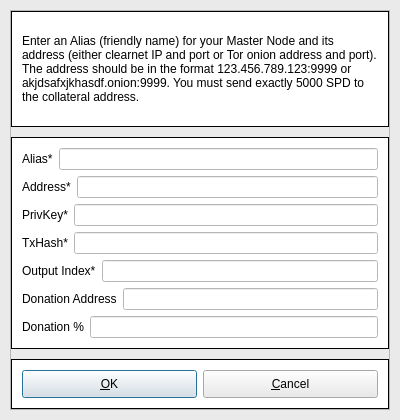
<?xml version="1.0" encoding="UTF-8"?>
<ui version="4.0">
 <class>AddEditAdrenalineNode</class>
 <widget class="QDialog" name="AddEditAdrenalineNode">
  <property name="geometry">
   <rect>
    <x>0</x>
    <y>0</y>
    <width>400</width>
    <height>420</height>
   </rect>
  </property>
  <property name="windowTitle">
   <string>Add/Edit Virtual Node</string>
  </property>
  <property name="styleSheet">
   <string notr="true">background-color: #eaeaea</string>
  </property>
  <property name="modal">
   <bool>true</bool>
  </property>
  <layout class="QVBoxLayout" name="verticalLayout">
   <property name="leftMargin">
    <number>10</number>
   </property>
   <property name="topMargin">
    <number>10</number>
   </property>
   <property name="rightMargin">
    <number>10</number>
   </property>
   <property name="bottomMargin">
    <number>10</number>
   </property>
   <item>
    <widget class="QFrame" name="frame">
     <property name="minimumSize">
      <size>
       <width>0</width>
       <height>100</height>
      </size>
     </property>
     <property name="frameShape">
      <enum>QFrame::StyledPanel</enum>
     </property>
     <property name="frameShadow">
      <enum>QFrame::Raised</enum>
     </property>
     <layout class="QVBoxLayout" name="verticalLayout_3">
      <property name="leftMargin">
       <number>0</number>
      </property>
      <property name="topMargin">
       <number>0</number>
      </property>
      <property name="rightMargin">
       <number>0</number>
      </property>
      <property name="bottomMargin">
       <number>0</number>
      </property>
      <item>
       <layout class="QVBoxLayout" name="verticalLayout_2">
        <property name="spacing">
         <number>10</number>
        </property>
        <item>
         <widget class="QFrame" name="frame_2">
          <property name="styleSheet">
           <string notr="true">#frame_2 {
    background-color: #fff;
    border: 1px solid black;
}</string>
          </property>
          <property name="frameShape">
           <enum>QFrame::StyledPanel</enum>
          </property>
          <property name="frameShadow">
           <enum>QFrame::Raised</enum>
          </property>
          <layout class="QHBoxLayout" name="horizontalLayout_10">
           <property name="leftMargin">
            <number>10</number>
           </property>
           <item>
            <widget class="QLabel" name="label_9">
             <property name="sizePolicy">
              <sizepolicy hsizetype="Preferred" vsizetype="Preferred">
               <horstretch>0</horstretch>
               <verstretch>0</verstretch>
              </sizepolicy>
             </property>
             <property name="styleSheet">
              <string notr="true">background-color: #fff</string>
             </property>
             <property name="text">
              <string>&lt;html&gt;&lt;head/&gt;&lt;body&gt;&lt;p&gt;Enter an Alias (friendly name) for your Master Node and its address (either clearnet IP and port or Tor onion address and port). The address should be in the format 123.456.789.123:9999 or akjdsafxjkhasdf.onion:9999. You must send exactly 5000 SPD to the collateral address.&lt;/p&gt;&lt;/body&gt;&lt;/html&gt;</string>
             </property>
             <property name="wordWrap">
              <bool>true</bool>
             </property>
            </widget>
           </item>
          </layout>
         </widget>
        </item>
        <item>
         <widget class="QFrame" name="frame_3">
          <property name="styleSheet">
           <string notr="true">#frame_3 {
    background-color: #fff;
    border: 1px solid black;
}</string>
          </property>
          <property name="frameShape">
           <enum>QFrame::StyledPanel</enum>
          </property>
          <property name="frameShadow">
           <enum>QFrame::Raised</enum>
          </property>
          <layout class="QVBoxLayout" name="verticalLayout_4">
           <property name="leftMargin">
            <number>10</number>
           </property>
           <property name="topMargin">
            <number>10</number>
           </property>
           <property name="rightMargin">
            <number>10</number>
           </property>
           <property name="bottomMargin">
            <number>10</number>
           </property>
           <item>
            <layout class="QHBoxLayout" name="horizontalLayout_4">
             <property name="bottomMargin">
              <number>0</number>
             </property>
             <item>
              <widget class="QLabel" name="label_4">
               <property name="styleSheet">
                <string notr="true">background-color: #fff</string>
               </property>
               <property name="text">
                <string>Alias*</string>
               </property>
              </widget>
             </item>
             <item>
              <widget class="QLineEdit" name="aliasLineEdit">
               <property name="styleSheet">
                <string notr="true">background-color: #fff</string>
               </property>
              </widget>
             </item>
            </layout>
           </item>
           <item>
            <layout class="QHBoxLayout" name="horizontalLayout_5">
             <property name="bottomMargin">
              <number>0</number>
             </property>
             <item>
              <widget class="QLabel" name="label_6">
               <property name="styleSheet">
                <string notr="true">background-color: #fff</string>
               </property>
               <property name="text">
                <string>Address*</string>
               </property>
              </widget>
             </item>
             <item>
              <widget class="QLineEdit" name="addressLineEdit">
               <property name="styleSheet">
                <string notr="true">background-color: #fff</string>
               </property>
              </widget>
             </item>
            </layout>
           </item>
           <item>
            <layout class="QHBoxLayout" name="horizontalLayout_3">
             <property name="bottomMargin">
              <number>0</number>
             </property>
             <item>
              <widget class="QLabel" name="label_5">
               <property name="styleSheet">
                <string notr="true">background-color: #fff</string>
               </property>
               <property name="text">
                <string>PrivKey*</string>
               </property>
              </widget>
             </item>
             <item>
              <widget class="QLineEdit" name="privkeyLineEdit">
               <property name="styleSheet">
                <string notr="true">background-color: #fff</string>
               </property>
              </widget>
             </item>
            </layout>
           </item>
           <item>
            <layout class="QHBoxLayout" name="horizontalLayout_2">
             <property name="bottomMargin">
              <number>0</number>
             </property>
             <item>
              <widget class="QLabel" name="label_2">
               <property name="styleSheet">
                <string notr="true">background-color: #fff</string>
               </property>
               <property name="text">
                <string>TxHash*</string>
               </property>
              </widget>
             </item>
             <item>
              <widget class="QLineEdit" name="txhashLineEdit">
               <property name="styleSheet">
                <string notr="true">background-color: #fff</string>
               </property>
              </widget>
             </item>
            </layout>
           </item>
           <item>
            <layout class="QHBoxLayout" name="horizontalLayout_8">
             <property name="bottomMargin">
              <number>0</number>
             </property>
             <item>
              <widget class="QLabel" name="label_8">
               <property name="styleSheet">
                <string notr="true">background-color: #fff</string>
               </property>
               <property name="text">
                <string>Output Index*</string>
               </property>
              </widget>
             </item>
             <item>
              <widget class="QLineEdit" name="outputindexLineEdit">
               <property name="styleSheet">
                <string notr="true">background-color: #fff</string>
               </property>
              </widget>
             </item>
            </layout>
           </item>
           <item>
            <layout class="QHBoxLayout" name="horizontalLayout_6">
             <property name="bottomMargin">
              <number>0</number>
             </property>
             <item>
              <widget class="QLabel" name="label_3">
               <property name="styleSheet">
                <string notr="true">background-color: #fff</string>
               </property>
               <property name="text">
                <string>Donation Address</string>
               </property>
              </widget>
             </item>
             <item>
              <widget class="QLineEdit" name="donationaddressLineEdit">
               <property name="styleSheet">
                <string notr="true">background-color: #fff</string>
               </property>
              </widget>
             </item>
            </layout>
           </item>
           <item>
            <layout class="QHBoxLayout" name="horizontalLayout_7">
             <property name="bottomMargin">
              <number>0</number>
             </property>
             <item>
              <widget class="QLabel" name="label_7">
               <property name="styleSheet">
                <string notr="true">background-color: #fff</string>
               </property>
               <property name="text">
                <string>Donation %</string>
               </property>
              </widget>
             </item>
             <item>
              <widget class="QLineEdit" name="donationpercentageLineEdit">
               <property name="styleSheet">
                <string notr="true">background-color: #fff</string>
               </property>
              </widget>
             </item>
            </layout>
           </item>
          </layout>
         </widget>
        </item>
        <item>
         <widget class="QFrame" name="frame_4">
          <property name="maximumSize">
           <size>
            <width>16777215</width>
            <height>50</height>
           </size>
          </property>
          <property name="styleSheet">
           <string notr="true">#frame_4 {
    background-color: #fff;
    border: 1px solid black;
}</string>
          </property>
          <property name="frameShape">
           <enum>QFrame::StyledPanel</enum>
          </property>
          <property name="frameShadow">
           <enum>QFrame::Raised</enum>
          </property>
          <layout class="QHBoxLayout" name="horizontalLayout_11">
           <property name="leftMargin">
            <number>10</number>
           </property>
           <property name="topMargin">
            <number>10</number>
           </property>
           <property name="rightMargin">
            <number>10</number>
           </property>
           <property name="bottomMargin">
            <number>10</number>
           </property>
           <item>
            <layout class="QHBoxLayout" name="horizontalLayout_Buttons">
             <item>
              <widget class="QPushButton" name="okButton">
               <property name="sizePolicy">
                <sizepolicy hsizetype="Preferred" vsizetype="Preferred">
                 <horstretch>0</horstretch>
                 <verstretch>0</verstretch>
                </sizepolicy>
               </property>
               <property name="text">
                <string>&amp;OK</string>
               </property>
              </widget>
             </item>
             <item>
              <widget class="QPushButton" name="cancelButton">
               <property name="sizePolicy">
                <sizepolicy hsizetype="Preferred" vsizetype="Preferred">
                 <horstretch>0</horstretch>
                 <verstretch>0</verstretch>
                </sizepolicy>
               </property>
               <property name="text">
                <string>&amp;Cancel</string>
               </property>
               <property name="autoDefault">
                <bool>false</bool>
               </property>
              </widget>
             </item>
            </layout>
           </item>
          </layout>
         </widget>
        </item>
       </layout>
      </item>
     </layout>
    </widget>
   </item>
  </layout>
 </widget>
 <resources/>
 <connections/>
</ui>
